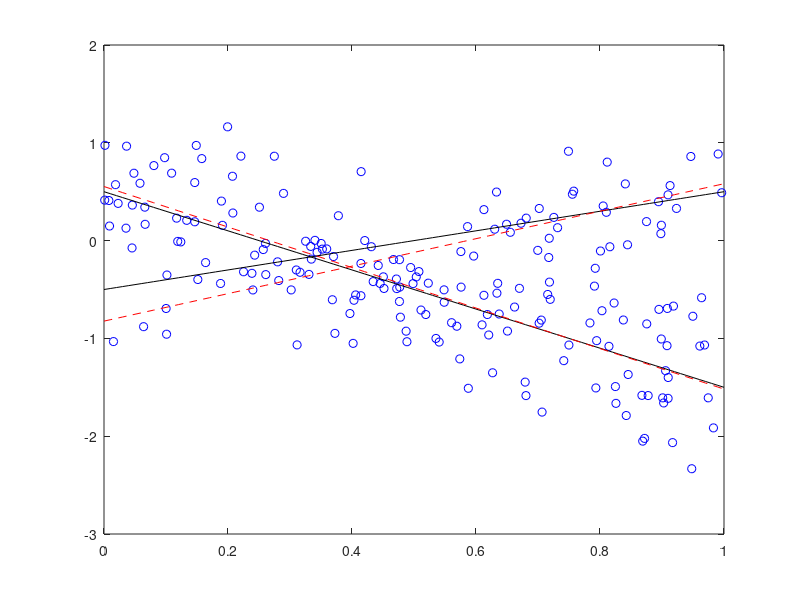
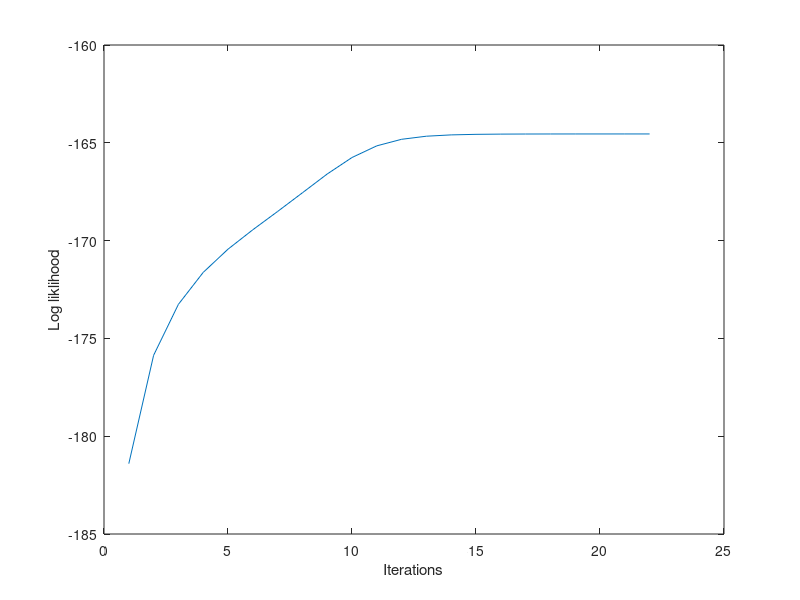

Write the MATLAB code that produced these figures, in order.
close all; clear all; clc

rng(0);
n = 200;
K = 2; 
e = [.7 .3]; 
w = [-2 1]; 
b = [.5 -.5]; 
v = [.2 .1]; 
for i=1:n
    x(i) = rand;
    if rand < e(1);
        y(i) = w(1)*x(i) + b(1) + randn*sqrt(v(1));
    else
        y(i) = w(2)*x(i) + b(2) + randn*sqrt(v(2));
    end
end
figure
plot(x,y,'bo')
hold on
t=0:0.01:1;
plot(t,w(1)*t+b(1),'k')
plot(t,w(2)*t+b(2),'k')

ek = [.5 .5];
wk = [1 -1];
bk = [0 0];
sk = repmat(var(y),1,2);

etak = zeros(2,K);

rik =zeros(n,K);

cont = true;

stopThreshold = 10 ^ (-4);
stepCount = 0;


pk = zeros(n,K);

phi = zeros(n,1);

X = [ones(n,1) x(:)];


thetaik = zeros(n,K);

theta = 0;
thetaOld = 0;
thetaHistory = zeros(10000,1);

L = 0;
LOld = 0;
Li = zeros(n,1);
LHistory = zeros(10000,1);

firstFlag = 1;

while cont == true
    stepCount = stepCount + 1;
    
    % E-step
    for sIndex = 1 : n
        for kIndex = 1 : K
            gPdf = normpdf(y(sIndex), wk(kIndex) * x(sIndex) + bk(kIndex),...
            sqrt(sk(kIndex)));
            rik(sIndex, kIndex) = ek(kIndex) * gPdf;
        end
        if(sum(rik(sIndex,:)) ~= 0)
            rik(sIndex,:) = rik(sIndex,:) / sum(rik(sIndex,:));
        else
            keyboard
        end
    end
    
    % M-step
    for kIndex = 1 : K
        ek(kIndex) = sum(rik(:,kIndex))/n;
        ck = diag(rik(:,kIndex));
        etak(:,kIndex) = (X' * ck * X) \ X' * ck * y';
        bk(kIndex) = etak(1, kIndex);
        wk(kIndex) = etak(2, kIndex);
        for sIndex = 1 : n
            pk(sIndex,kIndex) = (y(sIndex) - wk(kIndex) * x(sIndex) - bk(kIndex)) ^ 2;
        end
        sk(kIndex) = sum(rik(:,kIndex) .* pk(:,kIndex)) / sum(rik(:,kIndex));
    end
    
    Li = zeros(n,1);
    for sIndex = 1 : n
        for kIndex = 1 : K
            Li(sIndex, 1) =Li(sIndex, 1) + ek(kIndex) * normpdf(y(sIndex),wk(kIndex) *...
            x(sIndex) + bk(kIndex), sqrt(sk(kIndex)));
        end
    end
    
    L = sum(log(Li(:,1)));
    
    if abs(LOld - L) < stopThreshold
        if firstFlag == 1
            LOld = L;
            LHistory(stepCount) = L;
            firstFlag =0;
        else
            LHistory(stepCount) = L;
            cont = false;
        end
        
    else
        LOld = L;
        LHistory(stepCount) = L;
        firstFlag =0;
    end
end

plot(t,wk(1)*t+bk(1),'r--')
plot(t,wk(2)*t+bk(2),'r--')


figure
plot(LHistory(1:stepCount))
xlabel('Iterations');
ylabel('Log liklihood')